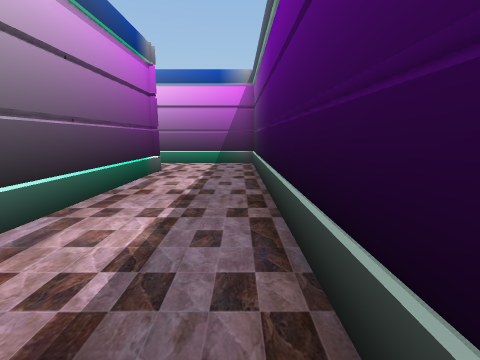
view 1 (above)

24 first-person views from a walk through a 3-D level made in the Unity game engine. The camera is 1.22 m above the floor, tilts 10° down and sees 90° across. Doors are open. The floor is counted in squares, 1.15 m on a side. Each view is taken from the middle of a square. On the plan, view 1 faces up. The plan holds only what a view shows up to about 11 squares ahead; the rest is blank. The place goes on beyond the plan. The player is left out.

view 2
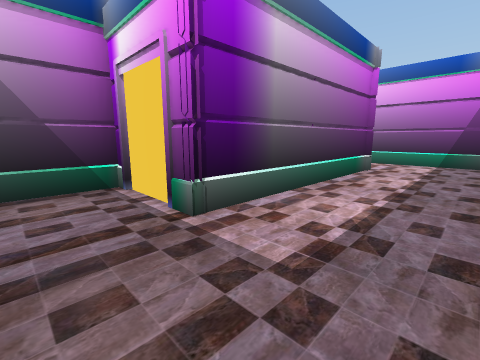

view 3
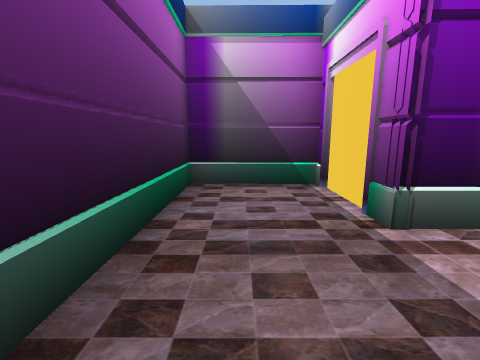

view 4
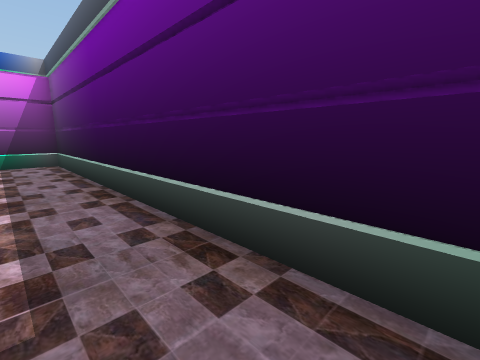

view 5
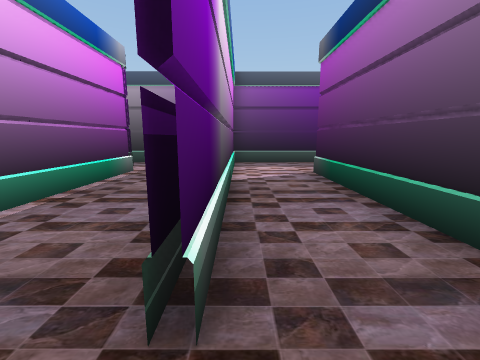

view 6
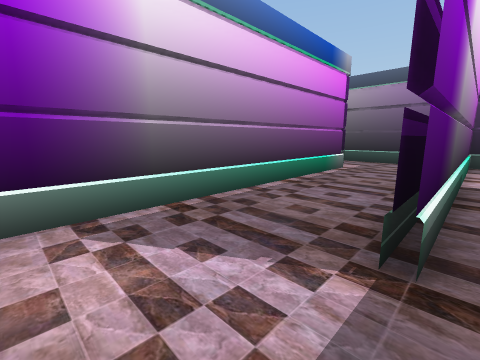

view 7
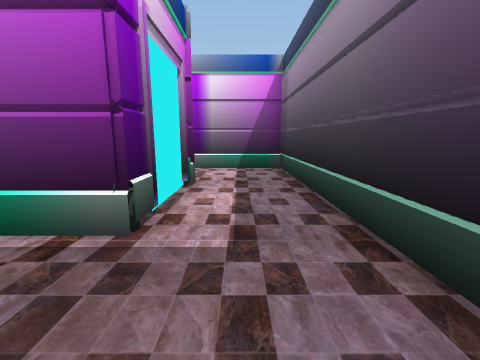

view 8
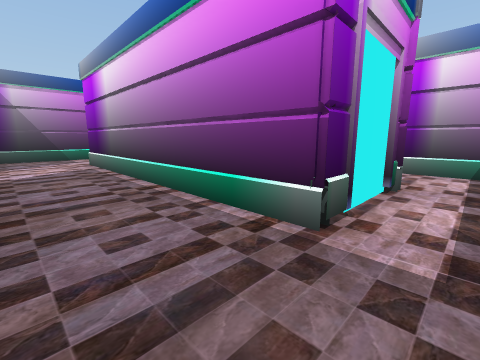

view 9
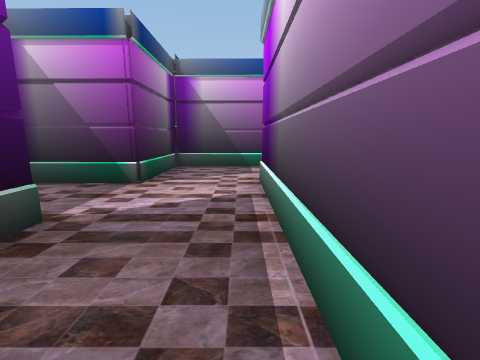

view 10
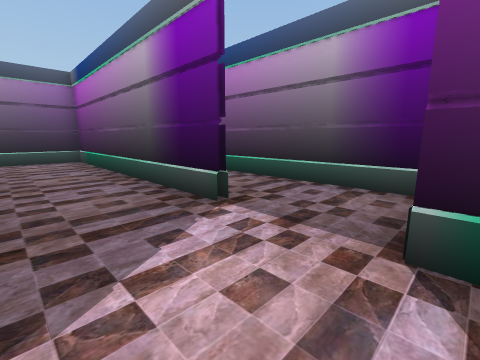

view 11
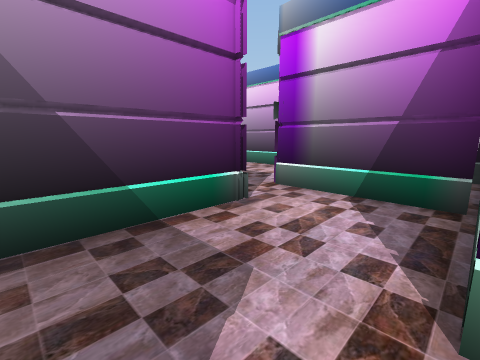

view 12
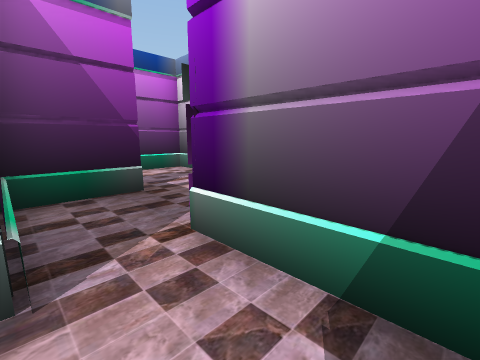

view 13
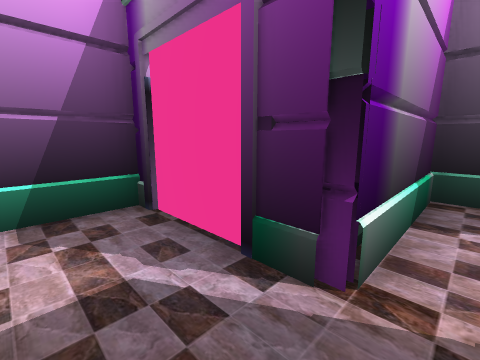

view 14
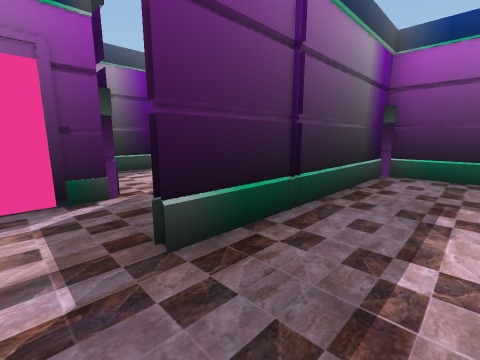

view 15
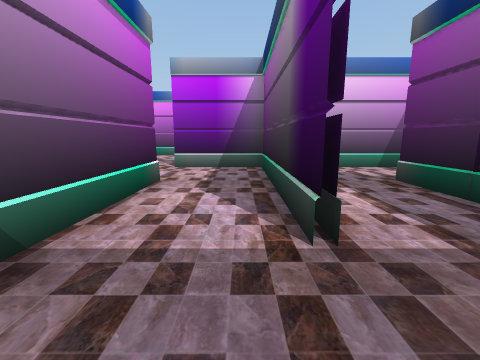

view 16
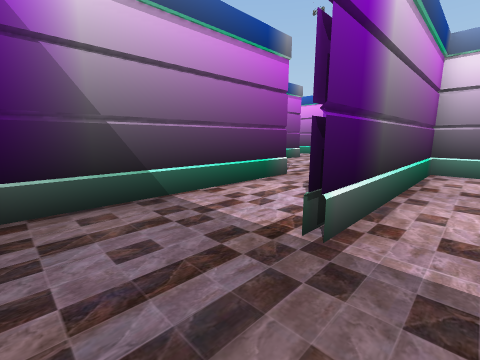

view 17
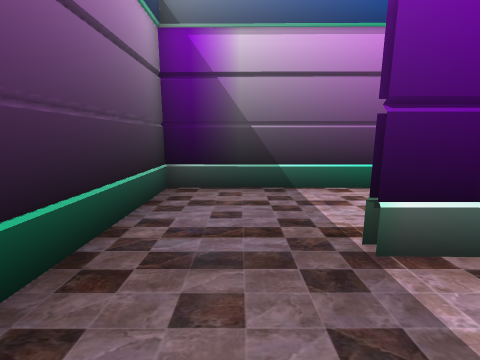

view 18
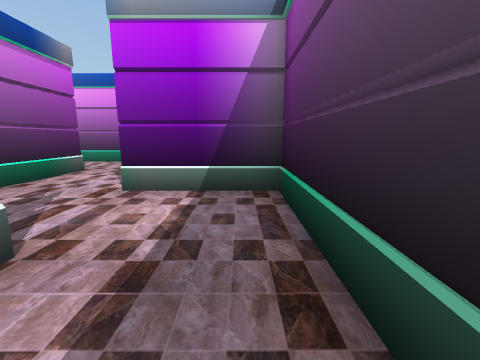

view 19
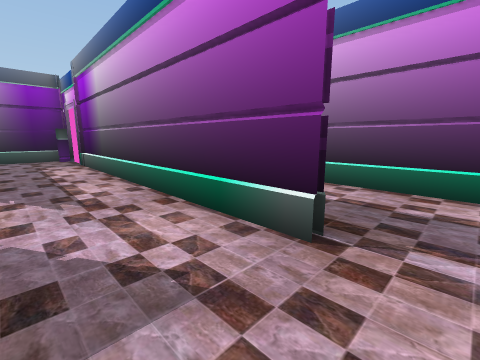

view 20
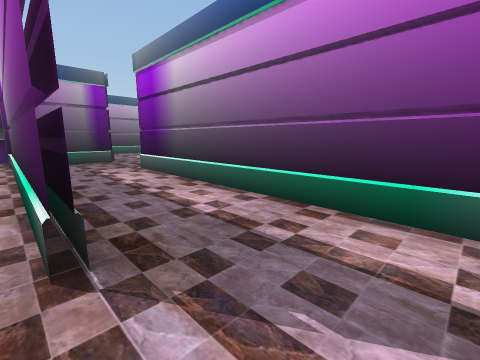

view 21
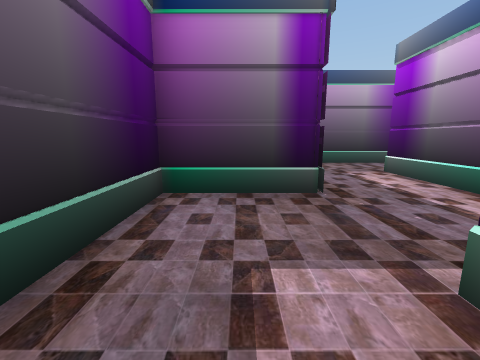

view 22
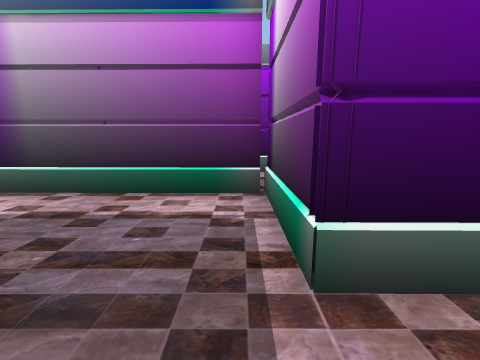

view 23
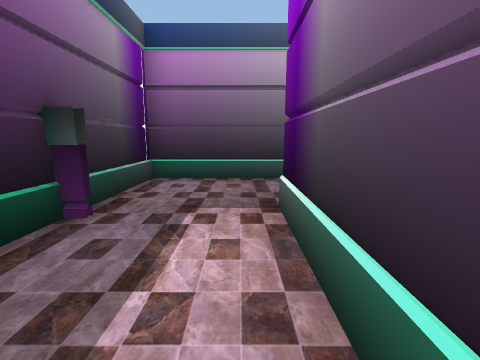

view 24
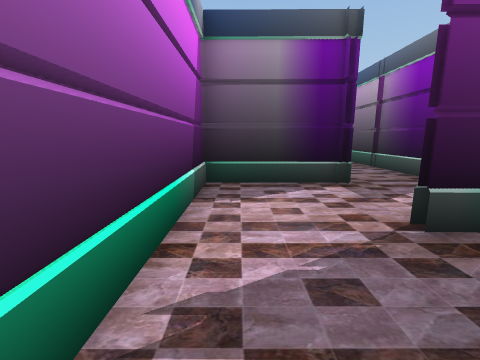

### Floor plan
Points are (right, up) in squares from view 1. A wall is a line through its corners. A room is listed if a view was taken in it or the views show most of it. See-through windows are left out.
Room 1 (views 1, 2, 3, 4)
walls: (-2.7, 7.6) (-2.7, 0.9); (0.6, -1.1) (0.5, 10.1); (0.6, 10.3) (-2.6, 10.3); (-3.4, -2.2) (-1, -2.2)
ways out: opening at (-3, 9) to room 2; opening at (-3, -0.5) to room 10
Room 2 (views 5, 6, 7, 8, 9)
walls: (-2.6, 10.3) (-9, 10.3); (-9, 10.4) (0.6, 10.4); (-2.2, 16.6) (-2.2, 13.5) (-11.9, 13.5); (0.5, 10.1) (0.5, 20.1); (-11.7, 10.6) (-11.7, 8); (-11.2, 7.6) (-2.7, 7.6); (0.5, 19.5) (-1.4, 19.5)
low walls: (-7.6, 10.5) (-8.5, 10.5)
ways out: opening at (-3, 9) to room 1; opening at (-12, 12.5) to room 3; opening at (-2, 18.5); open door at (-2, 15)
Room 3 (views 10, 11)
walls: (-14.9, 13.5) (-15, 10.6) (-11.7, 10.6)
ways out: opening at (-12, 12.5) to room 2; opening at (-13.5, 14.5) to room 4
Room 4 (view 12)
walls: (-14.9, 15) (-14.9, 13.5); (-11.9, 13.5) (-11.9, 16.6) (-14.4, 16.6)
ways out: opening at (-13.5, 14.5) to room 3; opening at (-15, 16) to room 5
Room 5 (view 13)
walls: (-14.4, 16.6) (-15.4, 16.6); (-17.8, 17) (-17.9, 14.9)
low walls: (-17.1, 15) (-14.9, 15)
ways out: opening at (-15, 16) to room 4; opening at (-16.5, 17) to room 9
Room 6 (views 14, 15, 16, 17, 18)
walls: (-21, 13.5) (-21, 14.1); (-21.2, 13.2) (-21.2, 20.1); (-24.1, 17.1) (-24.1, 10.4) (-18.1, 10.4) (-18, 17.1); (-21, 19.8) (-21.1, 13.2); (-18.6, 19.8) (-23.5, 19.8)
ways out: opening at (-24, 18.5) to room 8; opening at (-18, 18.5) to room 9
Room 7 (views 19, 20, 21, 22, 23, 24)
walls: (-27.4, 22.3) (-27.4, 22.9); (-27.2, 22.9) (-27.2, 19.5); (-23.5, 20) (-19.1, 20); (-24.3, 22.2) (-24.3, 25.9) (-29.4, 25.9); (-27.4, 13.3) (-27.4, 16.6); (-33.6, 16.5) (-33.6, 10.3); (-30.6, 13.4) (-27.1, 13.4); (-30.5, 25.1) (-30.6, 16.6) (-33.9, 16.6); (-34.4, 7.6) (-30.6, 7.6) (-30.6, 11.8)
low walls: (-27.4, 22.5) (-27.4, 20.5)
ways out: opening at (-25.5, 20) to room 8; opening at (-34, 9.5)
Room 8 (no view inside)
walls: (-27.5, 12.2) (-27.5, 10.9) (-26.8, 10.9); (-27.2, 19.5) (-27.3, 12.6); (-27.2, 10.4) (-25, 10.4); (-23.5, 19.8) (-24.5, 19.8)
ways out: opening at (-24, 18.5) to room 6; opening at (-25.5, 20) to room 7; open door at (-29, 11)
Room 9 (no view inside)
walls: (-15.4, 16.6) (-15.4, 19.8) (-18.6, 19.8)
ways out: opening at (-16.5, 17) to room 5; opening at (-18, 18.5) to room 6
Room 10 (no view inside)
walls: (-2.7, 0.9) (-5.5, 0.9) (-5.6, -2.2) (-3.4, -2.2)
ways out: opening at (-3, -0.5) to room 1; opening at (-4, 1)

Where each view was taken, in squares from view 1:
view 1: 0 up, 0 right, facing up
view 2: 1 down, 0 right, facing up-left
view 3: 1 down, 0 right, facing left
view 4: 1 down, 1 left, facing up-right
view 5: 10 up, 10 left, facing right
view 6: 10 up, 11 left, facing up-right
view 7: 11 up, 1 left, facing up
view 8: 11 up, 1 left, facing up-left
view 9: 13 up, 6 left, facing left
view 10: 13 up, 12 left, facing down-right
view 11: 12 up, 12 left, facing up-left
view 12: 15 up, 13 left, facing up-left
view 13: 16 up, 17 left, facing up-right
view 14: 18 up, 20 left, facing down-right
view 15: 11 up, 22 left, facing up
view 16: 11 up, 20 left, facing up-left
view 17: 12 up, 19 left, facing left
view 18: 15 up, 22 left, facing up
view 19: 24 up, 25 left, facing down-left
view 20: 25 up, 27 left, facing down-left
view 21: 18 up, 29 left, facing down
view 22: 16 up, 29 left, facing left
view 23: 14 up, 33 left, facing down
view 24: 25 up, 30 left, facing right
